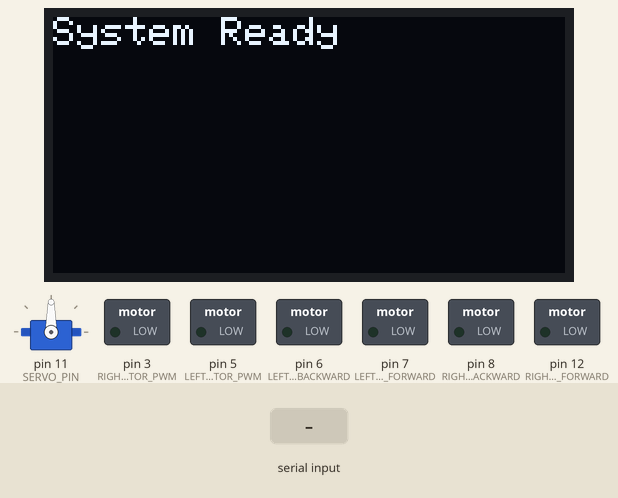
The sketch below on a simulated Arduino Uno, built with avr-gcc and run on an emulated ATmega328P. Shown: servo, 128×64 one-colour display, switched loads named in the sketch (green lamp = pin HIGH). The test bench sets the inputs (shaded band).

Above: at 1.2 s.
1.3 s: "T,45\n" received over Serial
At 2.5 s:
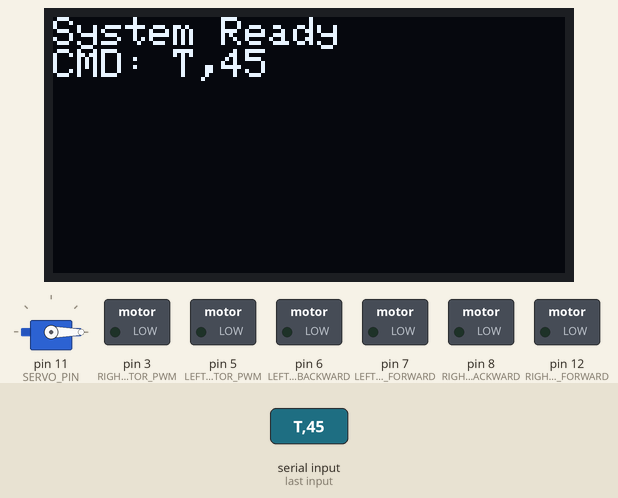
2.8 s: "S90\n" received over Serial
At 3.9 s:
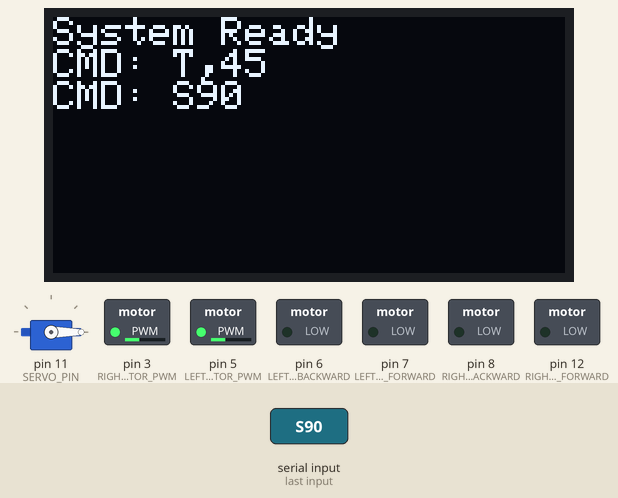
4.3 s: "90,45\n" received over Serial
At 5.2 s:
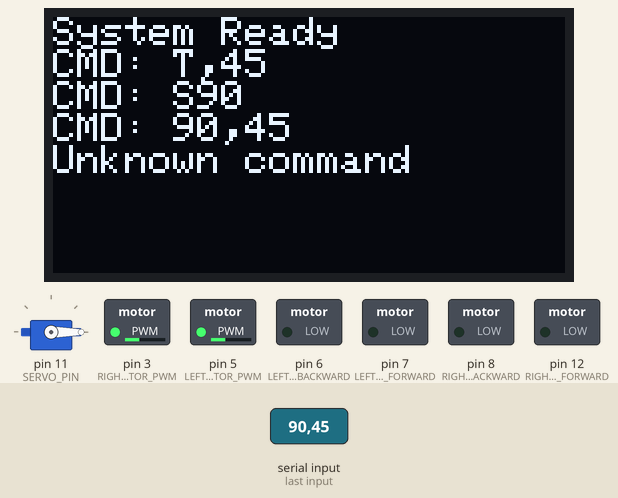
5.8 s: "G90\n" received over Serial
At 6.4 s:
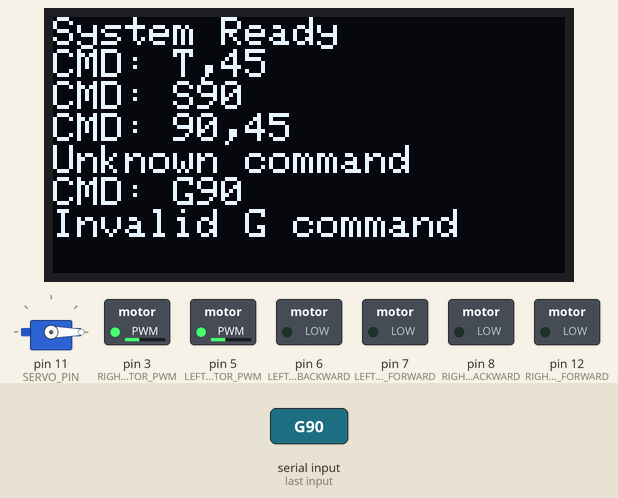
7.3 s: "30,150\n" received over Serial
At 7.9 s:
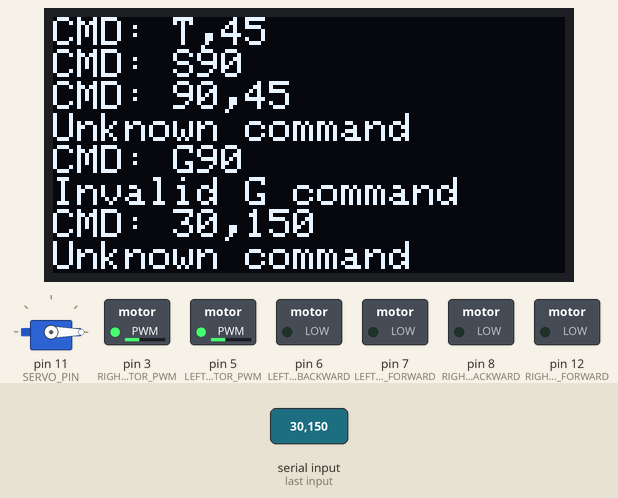
8.8 s: "T90\n" received over Serial
At 9.9 s:
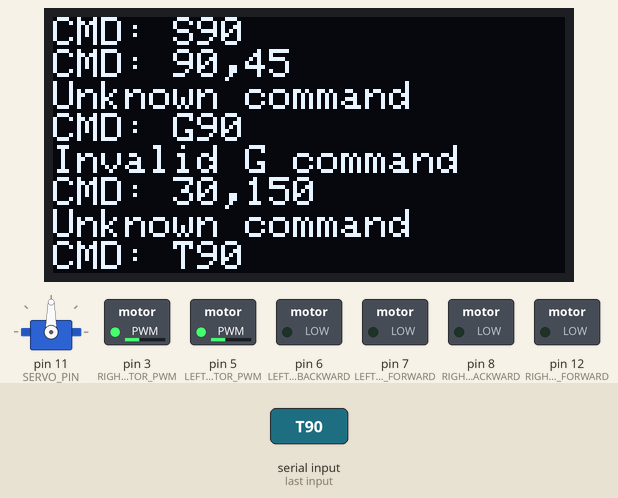
Timing chart, 0 to 11.3 s (numbered marks = the images above; inputs shaded):
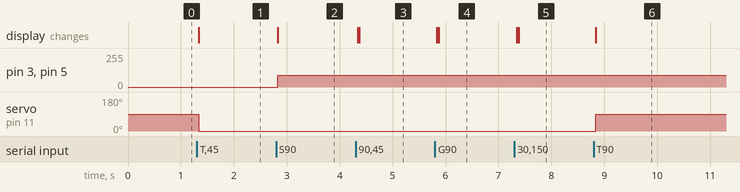

The sketch:

last2.ino
```cpp
#include <Servo.h>
#include <Wire.h>
#include <Adafruit_GFX.h>
#include <Adafruit_SSD1306.h>

Servo steering;

// Motor control pins (unchanged)
#define LEFT_MOTOR_FORWARD   7
#define LEFT_MOTOR_BACKWARD  6
#define RIGHT_MOTOR_FORWARD  12
#define RIGHT_MOTOR_BACKWARD 8
#define LEFT_MOTOR_PWM   5
#define RIGHT_MOTOR_PWM  3
#define SERVO_PIN 11
const int DEFAULT_SPEED = 110;

// OLED configuration
#define SCREEN_WIDTH 128
#define SCREEN_HEIGHT 64
#define OLED_RESET -1
Adafruit_SSD1306 display(SCREEN_WIDTH, SCREEN_HEIGHT, &Wire, OLED_RESET);

// Display history management
String commandHistory[8]; // Stores up to 8 lines (64px height / 8px per line)
int historyIndex = 0;
bool screenFull = false;

void setup() {
  Serial.begin(9600);

  // Motor/servo setup (unchanged)
  pinMode(LEFT_MOTOR_FORWARD, OUTPUT);
  pinMode(LEFT_MOTOR_BACKWARD, OUTPUT);
  pinMode(RIGHT_MOTOR_FORWARD, OUTPUT);
  pinMode(RIGHT_MOTOR_BACKWARD, OUTPUT);
  pinMode(LEFT_MOTOR_PWM, OUTPUT);
  pinMode(RIGHT_MOTOR_PWM, OUTPUT);
  steering.attach(SERVO_PIN);
  steering.write(90);

  // OLED setup
  if (!display.begin(SSD1306_SWITCHCAPVCC, 0x3C)) {
    while (true);
  }
  display.setTextSize(1);
  display.setTextColor(SSD1306_WHITE);
  addToHistory("System Ready");
}

void loop() {
  if (Serial.available()) {
    String cmd = Serial.readStringUntil('\n');
    cmd.trim();

    if (cmd.length() > 0) {
      addToHistory("CMD: " + cmd);
      processCommand(cmd);
    }
  }
}

void addToHistory(String message) {
  // Shift history up if screen is full
  if (screenFull) {
    for (int i = 0; i < 7; i++) {
      commandHistory[i] = commandHistory[i + 1];
    }
    commandHistory[7] = message;
  } else {
    commandHistory[historyIndex++] = message;
    if (historyIndex >= 8) {
      screenFull = true;
      historyIndex = 7;
    }
  }

  // Update display
  display.clearDisplay();
  for (int i = 0; i < 8; i++) {
    if (commandHistory[i].length() > 0) {
      display.setCursor(0, i * 8);
      display.println(commandHistory[i]);
    }
  }
  display.display();
}

// Rest of your existing code (processCommand, motor control functions) remains unchanged
void processCommand(String cmd) {
  if (cmd.length() < 1) return;

  char commandType = cmd.charAt(0);
  int value = cmd.substring(1).toInt();

  switch (commandType) {
    case 'T':
      value = constrain(value, 0, 180);
      steering.write(value);
      break;

    case 'S':
      value = constrain(value, 0, 255);
      analogWrite(LEFT_MOTOR_PWM, value);
      analogWrite(RIGHT_MOTOR_PWM, value);
      break;

    case 'G':
      switch (value) {
        case 0: stop(); break;
        case 1: moveForward(DEFAULT_SPEED); break;
        case 2: moveBackward(DEFAULT_SPEED); break;
        default: addToHistory("Invalid G command");
      }
      break;

    default:
      addToHistory("Unknown command");
      break;
  }
}

// Motor control functions remain unchanged from original code
void moveForward(int pwm) {
  digitalWrite(LEFT_MOTOR_FORWARD, HIGH);
  digitalWrite(LEFT_MOTOR_BACKWARD, LOW);
  digitalWrite(RIGHT_MOTOR_FORWARD, HIGH);
  digitalWrite(RIGHT_MOTOR_BACKWARD, LOW);
  analogWrite(LEFT_MOTOR_PWM, pwm);
  analogWrite(RIGHT_MOTOR_PWM, pwm);
}

void moveBackward(int pwm) {
  digitalWrite(LEFT_MOTOR_FORWARD, LOW);
  digitalWrite(LEFT_MOTOR_BACKWARD, HIGH);
  digitalWrite(RIGHT_MOTOR_FORWARD, LOW);
  digitalWrite(RIGHT_MOTOR_BACKWARD, HIGH);
  analogWrite(LEFT_MOTOR_PWM, pwm);
  analogWrite(RIGHT_MOTOR_PWM, pwm);
}

void stop() {
  digitalWrite(LEFT_MOTOR_FORWARD, LOW);
  digitalWrite(LEFT_MOTOR_BACKWARD, LOW);
  digitalWrite(RIGHT_MOTOR_FORWARD, LOW);
  digitalWrite(RIGHT_MOTOR_BACKWARD, LOW);
  analogWrite(LEFT_MOTOR_PWM, 0);
  analogWrite(RIGHT_MOTOR_PWM, 0);
}
```

Measured:
- after the input at 1.3 s, servo on pin 11 (SERVO_PIN): 90° → 0° at once; the display: changes at once (image 1)
- after the input at 2.8 s, pin 3 (RIGHT_MOTOR_PWM), pin 5 (LEFT_MOTOR_PWM): 0/255 → 90/255 at once; the display: changes at once (image 2)
- after the input at 4.3 s, the display: first changes at once (image 3 shows a later state)
- after the input at 5.8 s, the display: first changes at once (image 4 shows a later state)
- after the input at 7.3 s, the display: first changes at once (image 5 shows a later state)
- after the input at 8.8 s, servo on pin 11 (SERVO_PIN): 0° → 90° at once; the display: changes at once (image 6)
